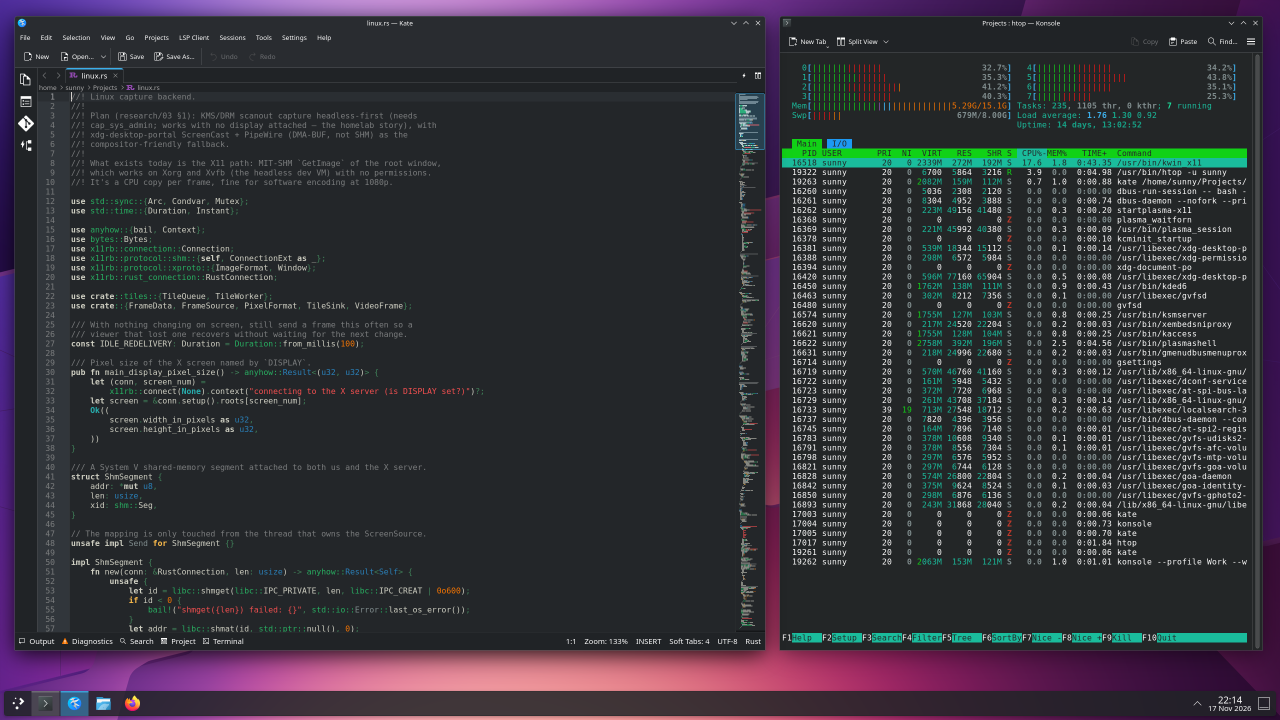
#> input picture apps/sunna/dev/design/frames/01-plasma-rust-b.png, 2560 x 1440 px (shown at 1/2 size); its folder holds only this picture in this run
$ python export.py
#> lines starting #> are read from the running program, lines starting #| are printed output that depends on the picture
#!/usr/bin/env python3
"""Only derivatives are resized. Source PNGs are untouched display captures."""
from pathlib import Path
from PIL import Image, ImageDraw, ImageFont
root=Path(__file__).parent
files=sorted(root.glob('0*.png'), key=lambda p:(p.stem.removesuffix('-b'), p.stem.endswith('-b')))
font=ImageFont.truetype('/usr/share/fonts/truetype/dejavu/DejaVuSans.ttf',20)
sheet=Image.new('RGB',(1920,5*650),(22,25,30))
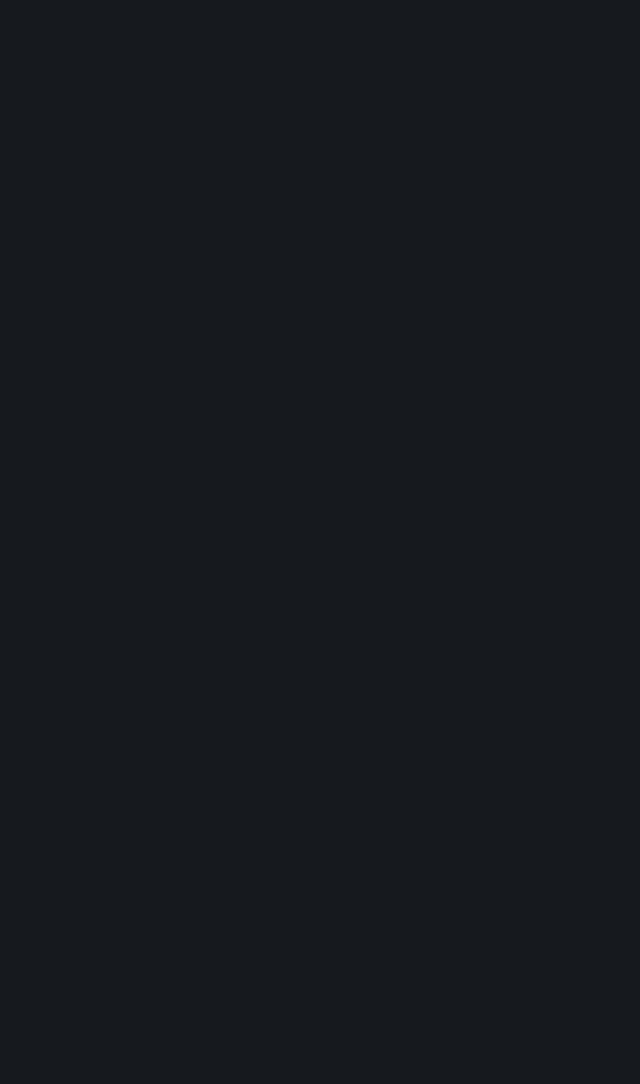
#> sheet: PIL image 1920x3250 RGB (shown at 1/3 size); mean R, G, B 22, 25, 30
draw=ImageDraw.Draw(sheet)
for i,path in enumerate(files):
 im=Image.open(path).convert('RGB')
#> im is the input picture: PIL image 2560x1440 RGB; mean R, G, B 51.4, 49.3, 56.4
 im.resize((1600,round(im.height*1600/im.width)),Image.Resampling.LANCZOS).save(path.with_suffix('.jpg'),quality=85)
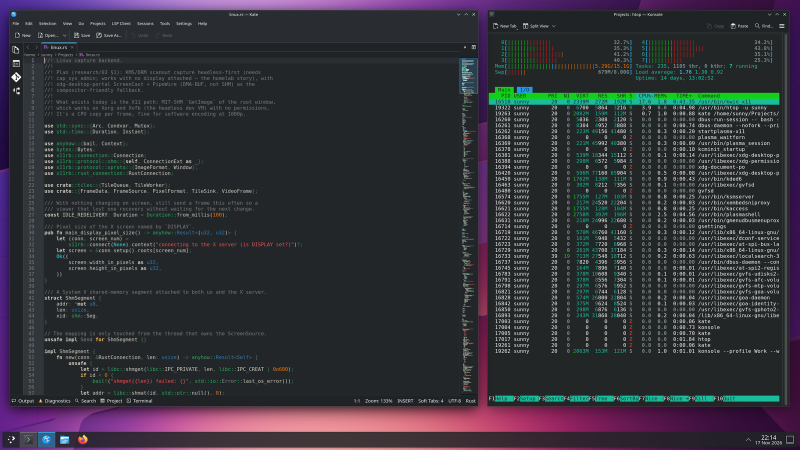
#> saved as 01-plasma-rust-b.jpg: PIL image 1600x900 RGB (shown at 1/2 size); mean R, G, B 51.4, 49.3, 56.4
 tile=im.copy();tile.thumbnail((936,590),Image.Resampling.LANCZOS)
#> after `tile.thumbnail((936, 590), Image.Resampling.LANCZOS)`:
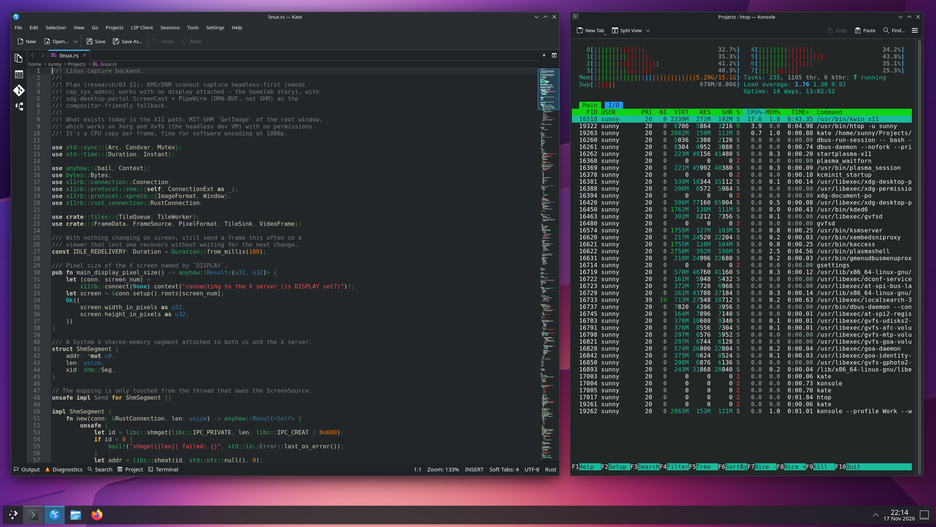
#> tile: PIL image 936x527 RGB; mean R, G, B 51.4, 49.3, 56.4
 x=(i%2)*960+12;y=(i//2)*650+46
 sheet.paste(tile,(x,y))
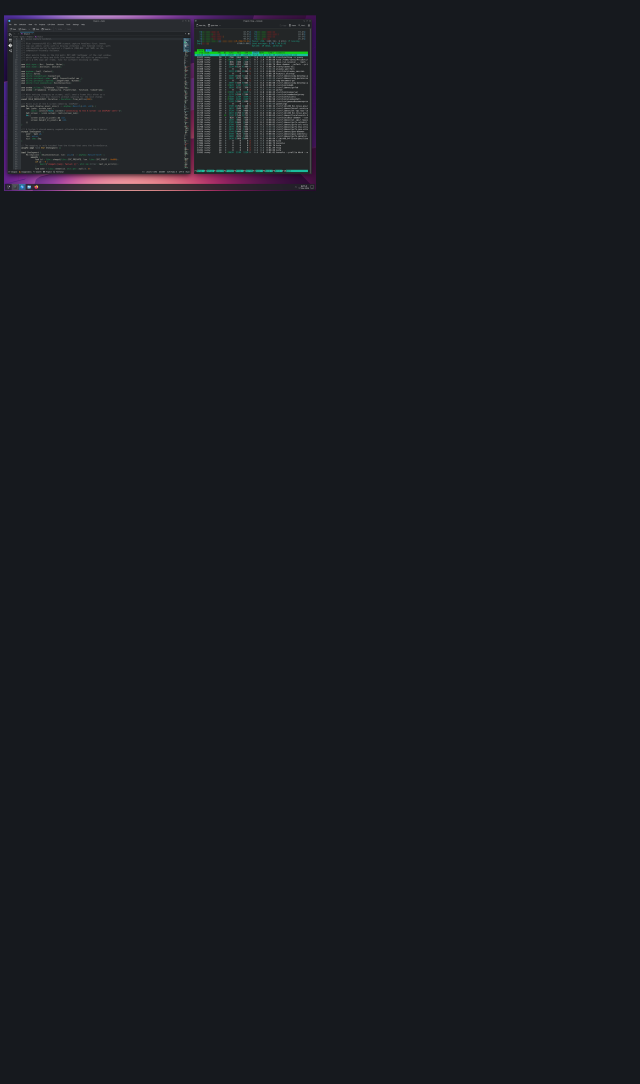
#> sheet: PIL image 1920x3250 RGB (shown at 1/3 size); mean R, G, B 24.3, 26.9, 32.1
 draw.text((x,y-32),path.stem,fill=(232,235,240),font=font)
sheet.save(root/'contact.png')
